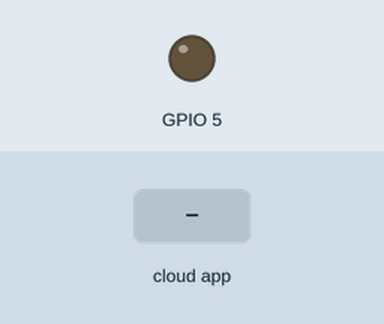
The sketch below on a simulated ESP8266 (NodeMCU). On the bench: output pins drawn as LEDs (lit = HIGH). Inputs (shaded band) come from the test bench. WiFi joins after 1.5 s; servers stay silent unless stated; what the sketch prints to the serial monitor is not drawn.

Above: at 2.7 s.
2.8 s: the phone or cloud app sets Arduino.LED to 64
At 3.7 s:
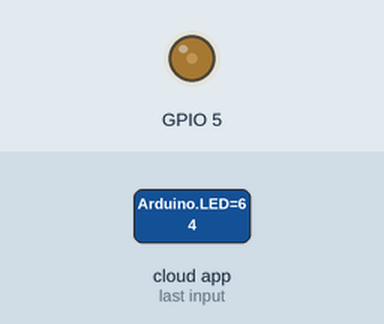
4.3 s: the phone or cloud app sets Arduino.LED to 128
At 4.9 s:
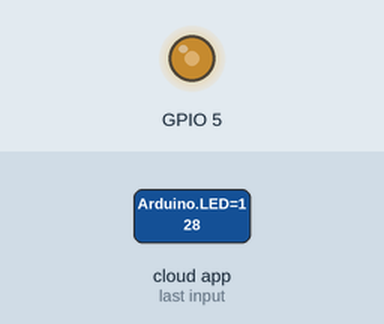
5.8 s: the phone or cloud app sets Arduino.LED to 255
At 7.2 s:
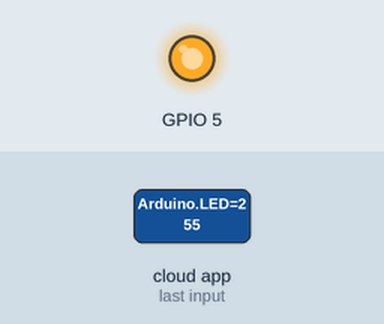
Timing chart, 0 to 8.8 s (numbered marks = the images above; inputs shaded):
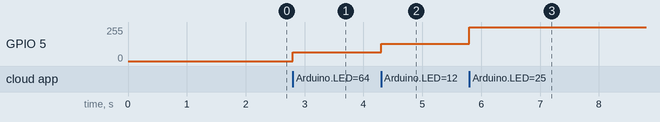

Measured:
- after the input at 2.8 s, GPIO 5: 0/255 → 64/255 at once
- after the input at 4.3 s, GPIO 5: 64/255 → 128/255 at once
- after the input at 5.8 s, GPIO 5: 128/255 → 255/255 at once

The sketch:

d1alexaLED.ino
```cpp
#include <ESP8266WiFi.h>
#include <Espalexa.h>

boolean connectWifi();

void espled(uint8_t state);

const char* ssid = "ssid";          //change these 2 lines for your wifi
const char* password = "password";

boolean wifiConnected = false;

Espalexa espalexa;

EspalexaDevice* device1;

void setup() {

  pinMode(5, OUTPUT);

  Serial.begin(115200);
  // Initialise wifi connection
  wifiConnected = connectWifi();

  if(wifiConnected){

    // Define your devices here.
    espalexa.addDevice("Arduino LED", espled);


    espalexa.begin();

  } else
  {
    while (1) {
      Serial.println("Cannot connect to WiFi. Please check data and reset the ESP.");
      delay(2500);
    }
  }

}

void loop() {

   espalexa.loop();
   delay(1);

}


void espled(uint8_t state){
  Serial.print("some text");
  Serial.println(state);

  if (state > 0){
    analogWrite(5,state);
  }
  else{
    digitalWrite(5,LOW);
  }
}

// connect to wifi – returns true if successful or false if not
boolean connectWifi(){
  boolean state = true;
  int i = 0;

  WiFi.mode(WIFI_STA);
  WiFi.begin(ssid, password);
  Serial.println("");
  Serial.println("Connecting to WiFi");

  // Wait for connection
  Serial.print("Connecting...");
  while (WiFi.status() != WL_CONNECTED) {
    delay(500);
    Serial.print(".");
    if (i > 20){
      state = false; break;
    }
    i++;
  }
  Serial.println("");
  if (state){
    Serial.print("Connected to ");
    Serial.println(ssid);
    Serial.print("IP address: ");
    Serial.println(WiFi.localIP());
  }
  else {
    Serial.println("Connection failed.");
  }
  return state;
}
```
